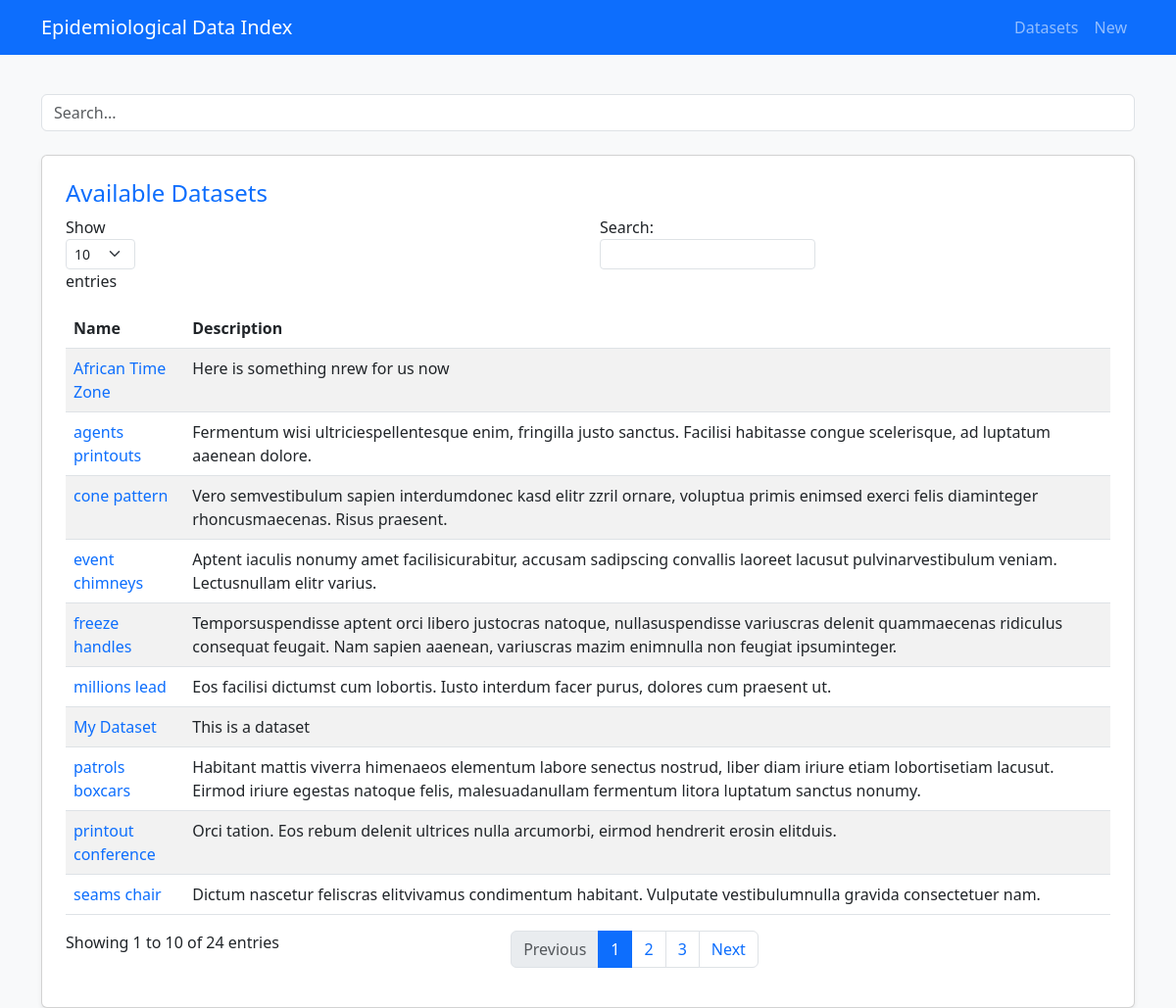
The page / on the database its author committed.
### main/models.py (models this page shows, shortened)
class Dataset(models.Model):
    name = models.CharField(max_length=100)
    slug = models.SlugField(max_length=110, null=True)
    description = models.TextField(null=True, blank=True)
    file = models.FileField(upload_to='media/')
    url = models.URLField(null=True, blank=True)
    date = models.DateTimeField(auto_now_add=True, null=True)

### main/views.py (the view)
# urls.py: path('', views.Index.as_view(), name='index'),
class Index(ListView):
    template_name = 'main/index.html'
    model = models.Dataset
    context_object_name = 'datasets'
    def get_context_data(self, **kwargs):
        context = super().get_context_data(**kwargs)
        context['title'] = 'Home'
        return context

### main/templates/main/index.html (shortened to what this page needs)
{% extends 'main/base.html' %}
{% block content %}
<div class="container mt-5">
    <div class="mb-4">
        <input type="text" id="searchBox" placeholder="Search..." class="form-control">
    </div>
    <div class="card p-4 shadow-sm">
        <h1 class="h4 text-primary">Available Datasets</h1>
        <table id="datasetTable" class="table table-striped mt-3">
            <thead>
                <tr>
                    <th>Name</th>
                    <th>Description</th>
                </tr>
            </thead>
            <tbody>
                {% for dataset in datasets %}
                    <tr>
                        <td><a href="{% url 'main:dataset_detail' dataset.slug %}" class="text-decoration-none">{{ dataset.name }}</a></td>
                        <td>{{ dataset.description }}</td>
                    </tr>
                {% endfor %}
            </tbody>
        </table>
    </div>
</div>
{% endblock content %}

### rows shown on the page
Dataset: name "My Dataset", description "This is a dataset"
Dataset: name "African Time Zone", description "Here is something nrew for us now"
Dataset: name "millions lead", description "Eos facilisi dictumst cum lobortis. Iusto interdum facer purus, dolores cum praesent ut."
Dataset: name "printout conference", description "Orci tation. Eos rebum delenit ultrices nulla arcumorbi, eirmod hendrerit erosin elitduis."
Dataset: name "patrols boxcars", description "Habitant mattis viverra himenaeos elementum labore senectus nostrud, liber diam iriure etiam lobortisetiam lacusut. Eirmod iriure egestas natoque felis, malesuadanullam fermentum litora luptatum sanctus nonumy."
Dataset: name "event chimneys", description "Aptent iaculis nonumy amet facilisicurabitur, accusam sadipscing convallis laoreet lacusut pulvinarvestibulum veniam. Lectusnullam elitr varius."
Dataset: name "seams chair", description "Dictum nascetur feliscras elitvivamus condimentum habitant. Vulputate vestibulumnulla gravida consectetuer nam."
Dataset: name "cone pattern", description "Vero semvestibulum sapien interdumdonec kasd elitr zzril ornare, voluptua primis enimsed exerci felis diaminteger rhoncusmaecenas. Risus praesent."
Dataset: name "agents printouts", description "Fermentum wisi ultriciespellentesque enim, fringilla justo sanctus. Facilisi habitasse congue scelerisque, ad luptatum aaenean dolore."
Dataset: name "freeze handles", description "Temporsuspendisse aptent orci libero justocras natoque, nullasuspendisse variuscras delenit quammaecenas ridiculus consequat feugait. Nam sapien aaenean, variuscras mazim enimnulla non feugiat ipsuminteger."
